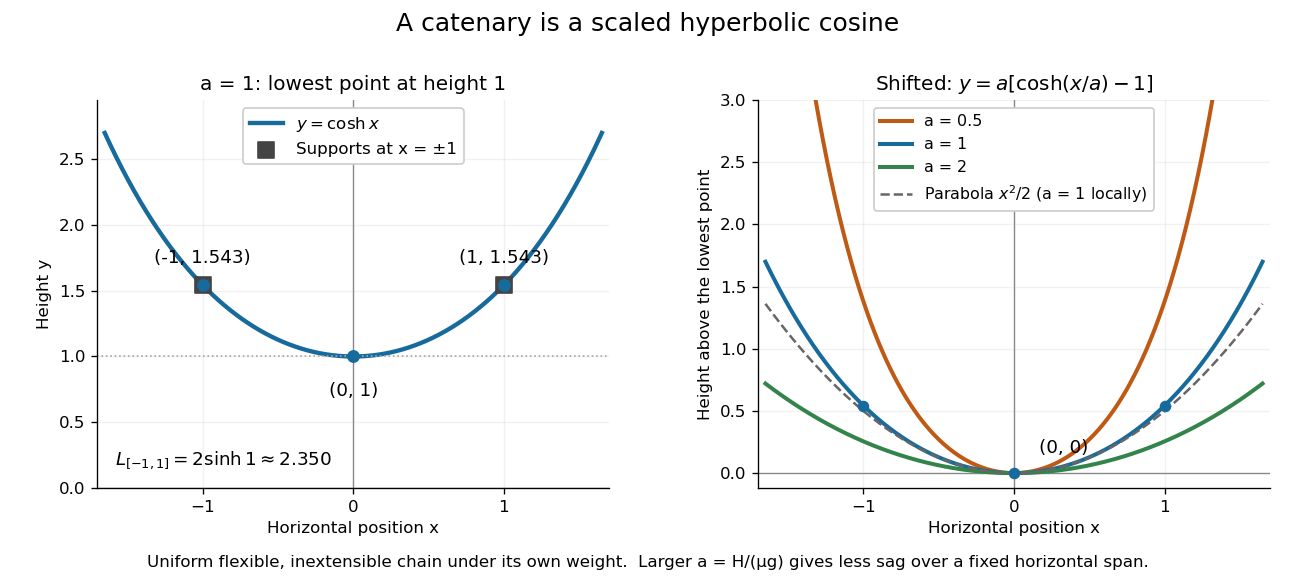

This chart was generated by the following Python code:
"""Catenary examples, vertical shift and scale; PNG goes to CWD.

Tested with Python 3.14, NumPy 2.3.5 and Matplotlib 3.10.7.
"""

from pathlib import Path

import matplotlib
matplotlib.use("Agg")
import matplotlib.pyplot as plt
import numpy as np


def main():
    x = np.linspace(-1.65, 1.65, 501)
    blue = "#176b9c"
    fig, axes = plt.subplots(1, 2, figsize=(10.8, 4.9), dpi=120)
    fig.patch.set_facecolor("white")
    ax = axes[0]
    ax.plot(x, np.cosh(x), color=blue, lw=2.6, label=r"$y=\cosh x$")
    nodes = np.array([-1., 0., 1.])
    ax.scatter(nodes, np.cosh(nodes), color=blue, s=45, zorder=4)
    ax.scatter([-1, 1], [np.cosh(1)]*2, marker="s", color="#444444",
               s=85, zorder=3, label="Supports at x = ±1")
    for value in nodes:
        text = "(0, 1)" if value == 0 else f"({int(value)}, 1.543)"
        offset = (0, -24) if value == 0 else (0, 13)
        ax.annotate(text, (value, np.cosh(value)), xytext=offset,
                    textcoords="offset points", ha="center", fontsize=11)
    ax.axhline(1, color="0.65", ls=":", lw=1)
    ax.text(-1.58, .18, r"$L_{[-1,1]}=2\sinh1\approx2.350$", fontsize=11)
    ax.set(xlim=(-1.7, 1.7), ylim=(0, 2.95), xlabel="Horizontal position x",
           ylabel="Height y", title="a = 1: lowest point at height 1")
    ax.legend(loc="upper center", fontsize=10, framealpha=1)

    ax = axes[1]
    for a, color in [(.5, "#bf5a15"), (1, blue), (2, "#33844a")]:
        ax.plot(x, a*(np.cosh(x/a)-1), color=color, lw=2.4,
                label=f"a = {a:g}")
    ax.plot(x, x*x/2, color="0.4", ls="--", lw=1.5,
            label=r"Parabola $x^2/2$ (a = 1 locally)")
    ax.scatter(nodes, np.cosh(nodes)-1, color=blue, s=35, zorder=4)
    ax.annotate("(0, 0)", (0, 0), xytext=(15, 12),
                textcoords="offset points", fontsize=11)
    ax.set(xlim=(-1.7, 1.7), ylim=(-.12, 3.0), xlabel="Horizontal position x",
           ylabel="Height above the lowest point",
           title=r"Shifted: $y=a[\cosh(x/a)-1]$")
    ax.legend(loc="upper center", fontsize=9.5, framealpha=1)
    for ax in axes:
        ax.set_facecolor("white")
        ax.axhline(0, color="0.5", lw=.8, zorder=0)
        ax.axvline(0, color="0.5", lw=.8, zorder=0)
        ax.grid(alpha=.17)
        ax.set_xticks([-1, 0, 1])
        ax.spines[["top", "right"]].set_visible(False)
    fig.suptitle("A catenary is a scaled hyperbolic cosine", fontsize=15)
    fig.text(.5, .035, "Uniform flexible, inextensible chain under its own weight.  "
             "Larger a = H/(μg) gives less sag over a fixed horizontal span.",
             ha="center", fontsize=10)
    fig.subplots_adjust(left=.075, right=.98, bottom=.17, top=.83, wspace=.29)
    fig.savefig(Path.cwd() / "hyperbolic-cosine-catenary.png",
                facecolor="white", transparent=False)
    plt.close(fig)


if __name__ == "__main__":
    main()
